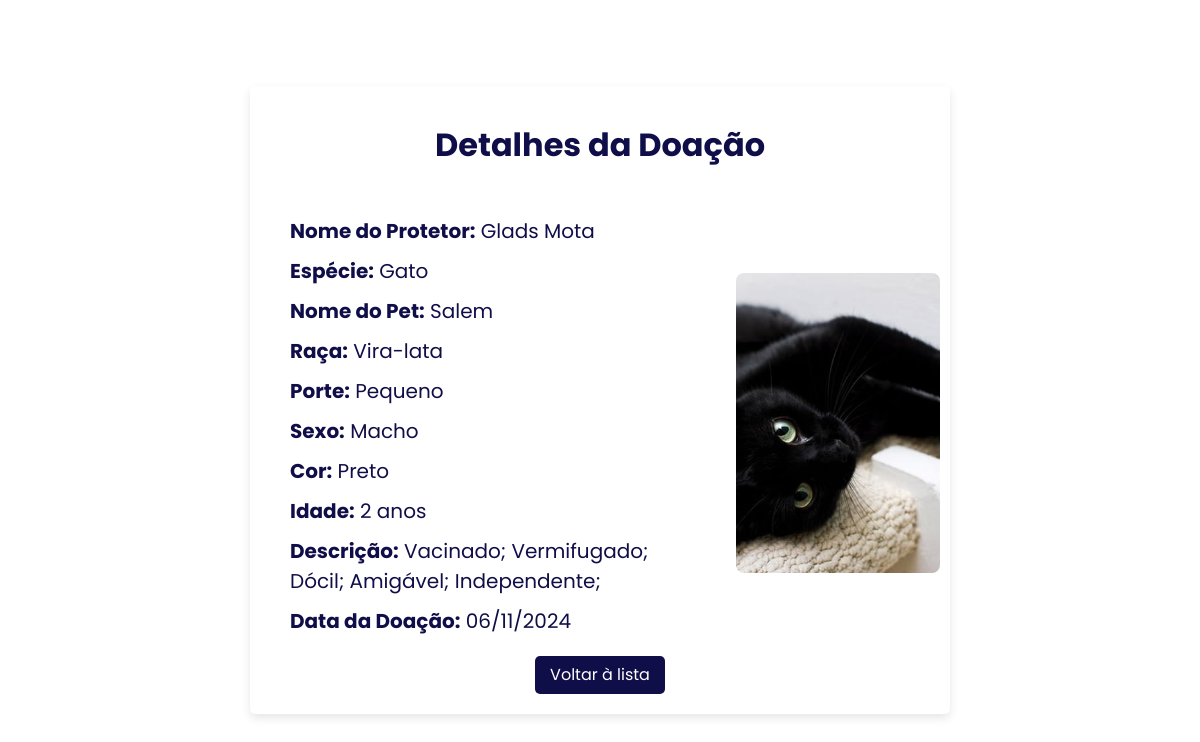
The page /crud/public/visualizar_doacao.php?id=21 on the database its author committed.
### tables this page shows
CREATE TABLE `doacoes` (
  `id` int(11) NOT NULL,
  `pet_id` int(11) DEFAULT NULL,
  `usuario_id` int(11) DEFAULT NULL,
  `data` date DEFAULT NULL,
  `criado_em` timestamp NOT NULL DEFAULT current_timestamp(),
  `endereco_id` int(11) NOT NULL
);

CREATE TABLE `usuarios` (
  `id` int(11) NOT NULL,
  `nome` varchar(100) NOT NULL,
  `sobrenome` varchar(100) NOT NULL,
  `cpf` varchar(14) NOT NULL,
  `telefone` varchar(15) NOT NULL,
  `email` varchar(100) NOT NULL,
  `senha` varchar(255) NOT NULL,
  `criado_em` timestamp NOT NULL DEFAULT current_timestamp(),
  `perfil_id` int(11) NOT NULL,
  `data_nascimento` date DEFAULT NULL
);

CREATE TABLE `especie` (
  `id` int(11) NOT NULL,
  `nome` varchar(100) DEFAULT NULL
);

CREATE TABLE `pets` (
  `id` int(11) NOT NULL,
  `nome` varchar(100) NOT NULL,
  `especie_id` int(11) NOT NULL,
  `raca` varchar(100) NOT NULL,
  `porte` varchar(50) NOT NULL,
  `sexo` enum('Macho','Fêmea') NOT NULL,
  `cor` varchar(50) NOT NULL,
  `idade` int(11) NOT NULL,
  `descricao` text DEFAULT NULL,
  `foto` text DEFAULT NULL,
  `criado_em` timestamp NOT NULL DEFAULT current_timestamp(),
  `status_id` int(11) DEFAULT 1
);

CREATE TABLE `fotos` (
  `id` int(11) NOT NULL,
  `nome` varchar(100) NOT NULL,
  `url` varchar(100) NOT NULL,
  `pet_id` int(11) NOT NULL
);

### crud/controllers/PetController.php (called while the page is built, shortened)
<?php
require_once '../models/Pet.php';
class PetController
{
    private $petModel;
    public function __construct($db)
    {
        $this->petModel = new Pet($db);
    }
    public function visualizarDoacao($id)
    {
        $doacao = $this->petModel->visualizarDoacao($id);
        return $doacao;
    }
}
?>

### crud/models/Pet.php (called while the page is built, shortened)
<?php
class Pet
{
    private $conn;
    public function __construct($db)
    {
        $this->conn = $db;
    }
    public function visualizarDoacao($doacao_id)
    {
        $sql = "SELECT d.id AS doacao_id,
                       p.id AS pet_id,
                       p.nome,
                       p.especie_id,
                       p.raca,
                       p.porte,
                       p.sexo,
                       p.cor,
                       p.idade,
                       p.descricao,
                       d.data,
                       u.nome AS usuario_nome,
                       u.sobrenome AS usuario_sobrenome,
                       e.nome AS especie_nome,
                       f.url AS foto_url
                FROM doacoes d
                JOIN pets p ON d.pet_id = p.id
                JOIN usuarios u ON d.usuario_id = u.id
                LEFT JOIN fotos f ON p.id = f.pet_id
                LEFT JOIN especie e ON p.especie_id = e.id
                WHERE d.id = ?
                LIMIT 1";
        $stmt = $this->conn->prepare($sql);
        $stmt->bind_param("i", $doacao_id);
        $stmt->execute();
        $result = $stmt->get_result();
        if ($result->num_rows > 0) {
            return $result->fetch_assoc();
        } else {
            return null;
        }
    }
}
?>

### crud/public/visualizar_doacao.php (the view, shortened to what this page needs)
<?php
require '../controllers/PetController.php';
$db = (new DataBase())->getConnection();
$petController = new PetController($db);
if (isset($_GET['id'])) {
    $doacao = $petController->visualizarDoacao($_GET['id']);
} else {
    die("ID da doação não fornecido.");
}
?>
<!DOCTYPE html>
<html lang="pt-BR">
<head>
    <link rel="stylesheet" href="https://cdnjs.cloudflare.com/ajax/libs/normalize/8.0.1/normalize.min.css">
    <link rel="stylesheet" href="https://cdnjs.cloudflare.com/ajax/libs/font-awesome/6.5.0/css/all.min.css">
</head>
<body>
    <div class="container">
        <h1>Detalhes da Doação</h1>
        <div class="info-container">
            <div class="text-info">
                <p><strong>Nome do Protetor:</strong>
                    <?= htmlspecialchars($doacao['usuario_nome'] . ' ' . $doacao['usuario_sobrenome']) ?></p>
                <p><strong>Espécie:</strong> <?= htmlspecialchars($doacao['especie_nome']) ?></p>
                <p><strong>Nome do Pet:</strong> <?= htmlspecialchars($doacao['nome']) ?></p>
                <p><strong>Raça:</strong> <?= htmlspecialchars($doacao['raca']) ?></p>
                <p><strong>Porte:</strong> <?= htmlspecialchars($doacao['porte']) ?></p>
                <p><strong>Sexo:</strong> <?= htmlspecialchars($doacao['sexo']) ?></p>
                <p><strong>Cor:</strong> <?= htmlspecialchars($doacao['cor']) ?></p>
                <p><strong>Idade:</strong> <?= htmlspecialchars($doacao['idade']) ?> anos</p>
                <p><strong>Descrição:</strong> <?= htmlspecialchars($doacao['descricao']) ?></p>
                <p><strong>Data da Doação:</strong>
                    <?= (new DateTime($doacao['data']))->format('d/m/Y') ?></p>
            </div>
            <div class="image-info">
                <?php if (!empty($doacao['foto_url'])): ?>
                    <?php
                    $imgSrc = '../../' . $doacao['foto_url'];
                    ?>
                    <img src="<?= htmlspecialchars($imgSrc) ?>" alt="Foto do Pet">
                <?php else: ?>
                    <p>Nenhuma foto disponível.</p>
                <?php endif; ?>
            </div>
        </div>
        <div class="btn-group">
            <a href="../../crud/views/painel_admin.php" class="btn voltar">Voltar à lista</a>
        </div>
    </div>
</body>
</html>

### crud/public/visualizar_doacao.php (style rules this page uses)
body { font-family: "Poppins", sans-serif; background-color: #fff; color: #100e48; margin: 0; display: flex; justify-content: center; align-items: center; height: 100vh; }
.container { background-color: #fff; padding: 20px 40px; border-radius: 5px; box-shadow: 0 4px 10px rgba(0, 0, 0, 0.1); max-width: 700px; width: 90%; box-sizing: border-box; text-align: left; display: flex; flex-direction: column; }
.info-container { display: flex; align-items: center; margin-top: 20px; }
.info-container img { width: 300px; height: 300px; object-fit: cover; border-radius: 8px; margin-left: 30px; }
.btn-group { display: flex; justify-content: center; margin-top: -10px; }
h1 { text-align: center; color: #100e48; }
p { margin: 10px 0; font-size: 20px; line-height: 1.5; }
img { max-width: 100%; height: auto; border-radius: 5px; margin: 10px 0; }
a { display: inline-block; background-color: #100e48; color: #fff; padding: 10px 15px; border-radius: 5px; text-decoration: none; margin-top: 20px; text-align: center; }

### rows shown on the page
doacoes: usuario.sobrenome "Glads Mota", especie.nome "Gato", pet.nome "Salem", pet.raca "Vira-lata", pet.porte "Pequeno", pet.sexo "Macho", pet.cor "Preto", pet.idade "2", pet.descricao "Vacinado; Vermifugado; Dócil; Amigável; Independente;", data "06/11/2024", fotos.url (picture)
